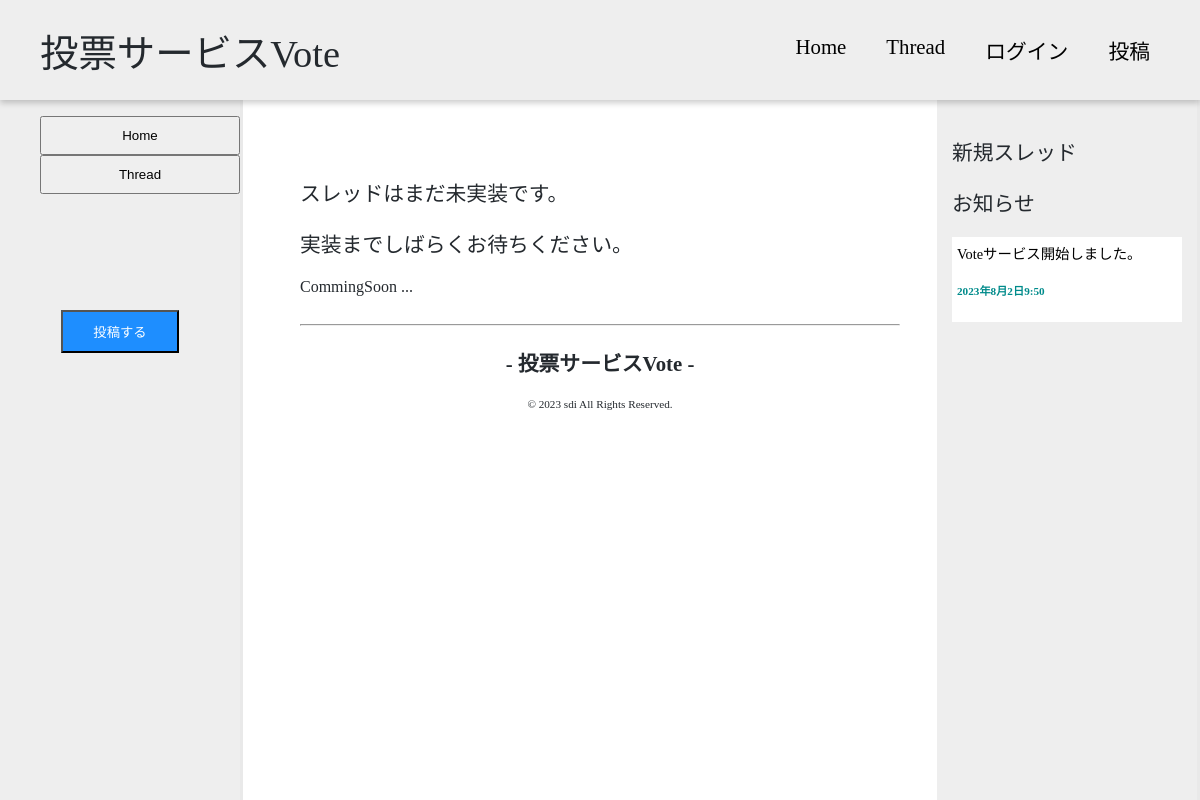
The app's page /thread/, older data.
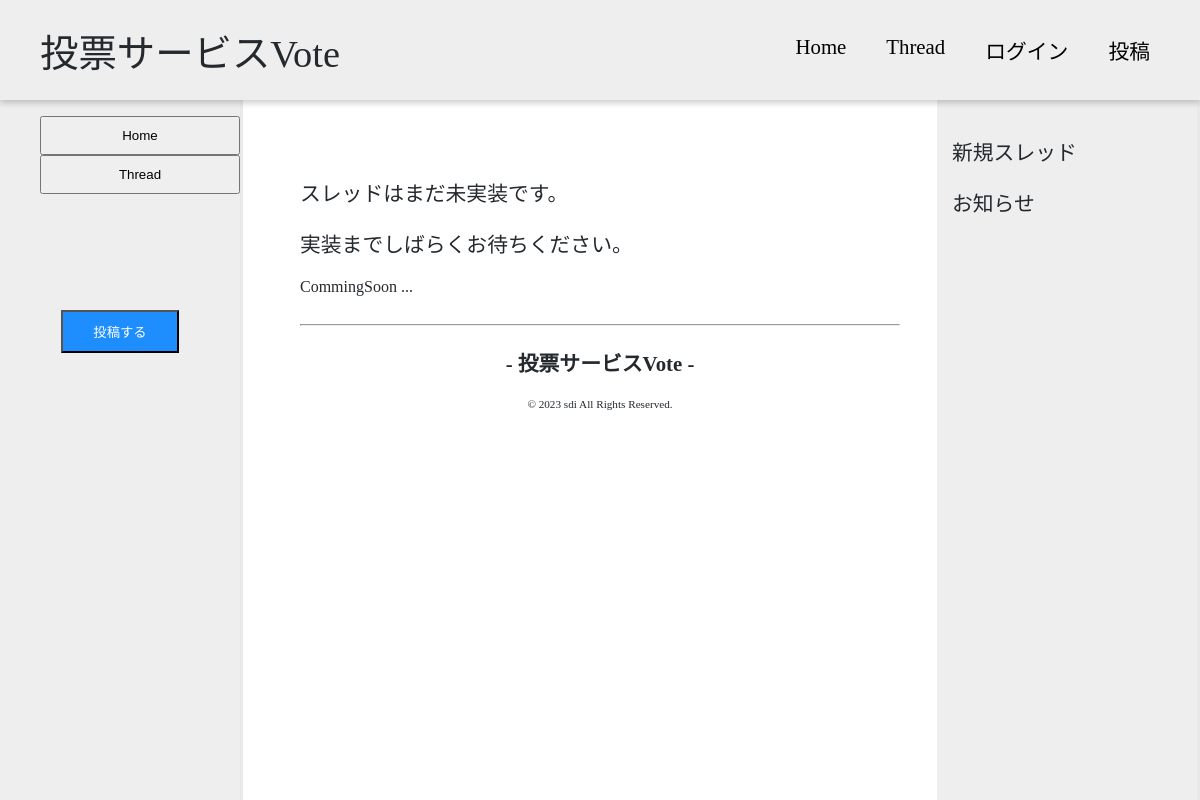
The same page, newer data.
### vote/models.py (models this page shows, shortened)
class Blog(models.Model):
    id = models.UUIDField(primary_key=True, default=uuid.uuid4, editable=True)
    title = models.CharField(max_length=100)
    content = models.TextField(max_length=255)
    createdAt = models.DateTimeField(auto_now_add=True)

### thread/views.py (the view)
# urls.py: path("",ThreadView.as_view(),name="thread"),
class ThreadView(View):
  def get(self,request):
    return render(request,"thread.html")

### vote/templatetags/custom_filters.py (called while the page is built)
@register.filter
def get_news(value):
    blogs = Blog.objects.all().order_by('-createdAt')[:3]
    return blogs

### thread/templates/thread.html
{% extends 'base.html' %}
{% load static %}
{% block css %}
  <link rel="stylesheet"  type="text/css" href="{% static 'css/vote.list.css' %}">
{% endblock %}
{% block content %}
  <br>
  <p>スレッドはまだ未実装です。</p>
  <p>実装までしばらくお待ちください。</p>
  CommingSoon ...
{% endblock %}

### vote/templates/base.html (shortened to what this page needs)
{% load static %}
{% load custom_filters %}
<!DOCTYPE html>
<html lang="ja">
<head>
  <link rel="stylesheet" href="https://unpkg.com/ress/dist/ress.min.css" />
  <link rel="stylesheet"  href="{% static 'css/footer.css' %}">
  {% block css %} {% endblock %}
  <link rel="stylesheet"  type="text/css" href="{% static 'css/vote.base.css' %}">
</head>
<header id="header">
  <a class="site-title" href="{% url 'home' %}">投票サービスVote</a>
  <nav>
    <div class="nav-links">
       <a href="{% url 'home' %}">
        <p>Home</p>
      </a>
      <a href="{% url 'thread' %}">
        <p>Thread</p>
      </a>
      {% if  request.user.is_authenticated  %}
      <a  href="{% url 'accounts' %}">
        <img class="icon" src="{% static 'images/person.png' %}" alt="">
        <p>アカウント</p>
      </a>
      {% else %}
      <a  href="{% url 'login' %}">
        <p>ログイン</p>
      </a>
      {% endif %}
      <a href="{% url 'post' %}">
        <p>投稿</p>
      </a>
    </div>
  </nav>
</header>
<body>
  <div class="sidebar">
    <ul>
      <li><button onclick="window.location.href='{% url 'home' %}'">Home</button></li>
      <li><button onclick="window.location.href='{% url 'thread' %}'">Thread</button></li>
    </ul>
    <button  class="sidebar-footer" onclick=" window.location.href='{% url  'post' %}' " >投稿する</button>
  </div>
  <div class="main">
    {% block content %}
    {% endblock %}
  <div>
  <br>
  <hr>
  <div class="footer">
    <p class="footer-title">- 投票サービスVote -</p>
    <p class="copyright">© 2023 sdi All Rights Reserved.</p>
  </div>
  <div class="right-sidebar">
    <p>新規スレッド</p>
    <p>お知らせ</p>
    {% with  "news"|get_news   as blogs %}
    {% for blog in blogs %}
      <div class="blog">
        <a class="blog-title" href="">{{blog.title}}</a>
        <h5 class="blog-createdAt">{{blog.createdAt}}</h5>
      </div>
    {% endfor %}
    {% endwith %}
</div>
</body>
</html>

Row changes from the older to the newer data that the page shows:
removed Blog: title "Voteサービス開始しました。", createdAt "2023年8月2日9:50"
